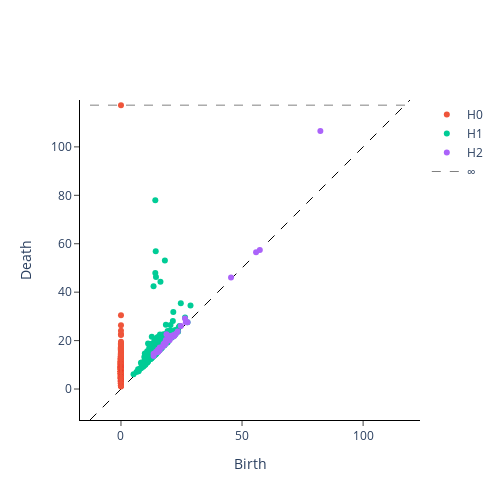

The notebook cell saved with this chart:
### Code cell
plot_diagram(noisy_diagrams[70])
